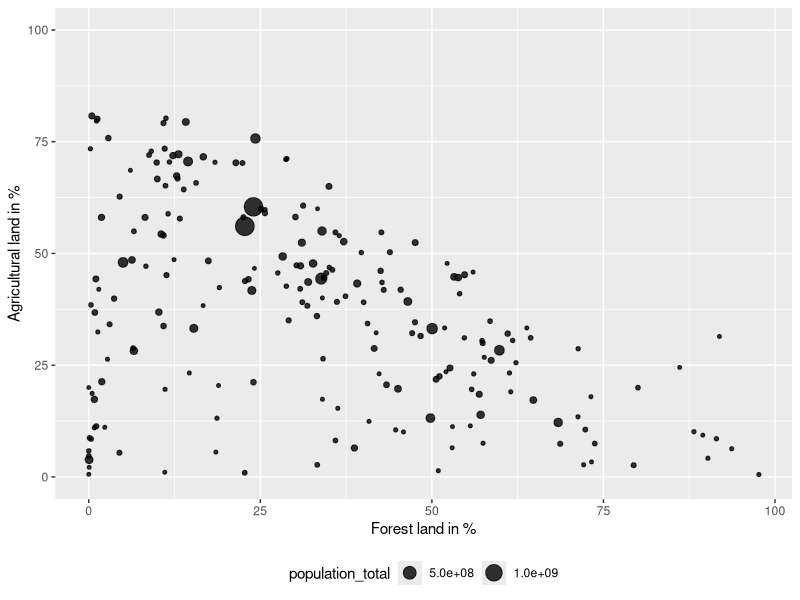
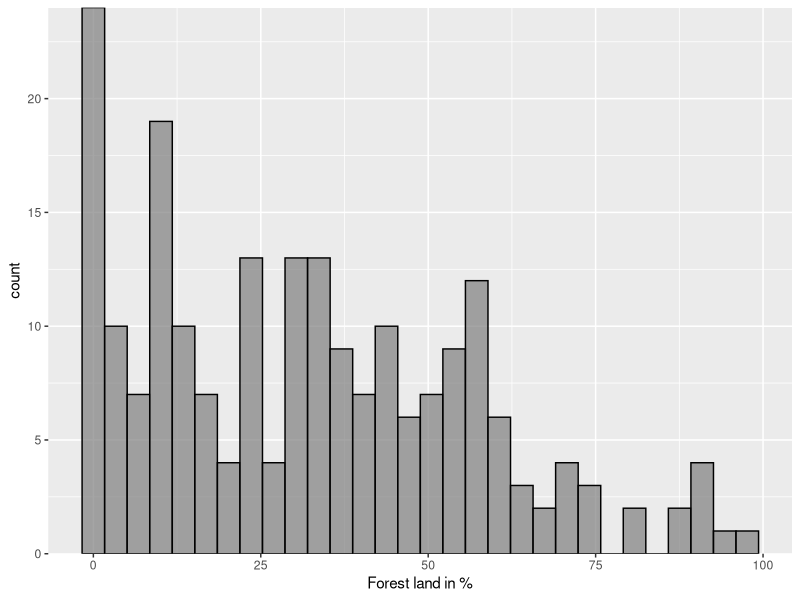
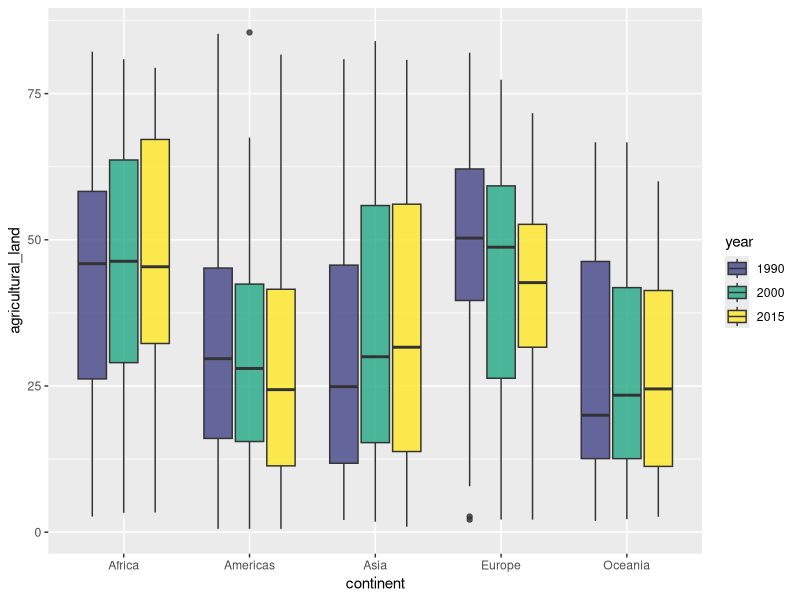

Write the R code that produced these figures, in order.
library(tidyverse)
library(patchwork)
# install.packages("devtools")
# devtools::install_github("thomasp85/patchwork")

world_bank_countries <- read_csv("data/world_bank_countries.csv")


# Theme -------------------------------------------------------------------
base_theme <- theme(
  plot.margin = unit(rep(1, 4), "cm"),
  plot.title = element_text(size = 15),
  plot.subtitle = element_text(margin = margin(b = 10), size = 13),
  axis.title.x = element_text(margin = margin(t = 10)),
  axis.title.y = element_text(margin = margin(r = 10)),
  axis.line = element_line(color = "black"),
  panel.background = element_blank(),
  panel.grid = element_blank(),
  legend.position = "bottom",
  legend.text = element_text(size = 10),
  legend.key = element_rect(fill = NA),
  axis.text = element_text(size = 12, color = "black"),
  axis.title = element_text(face = "bold", size = 12)
)

set_base_theme <- function() {
  theme_set(theme_grey(base_size = 12) +
              base_theme)
}

set_default_theme <- function() {
  theme_set(theme_grey())
}

# Plots -------------------------------------------------------------------
(fl1 <- world_bank_countries %>% 
    filter(year == 2017) %>% 
    ggplot(aes(x = forest_land, y = agricultural_land,
               size = population_total)) + 
    geom_point(alpha = .8) +
    scale_y_continuous(limits = c(0, 100)) +
    theme(
      legend.position = "bottom"
    ) +
    labs(
      x = "Forest land in %",
      y = "Agricultural land in %"
    ))

(fl2 <- world_bank_countries %>% 
    filter(year == 2017) %>% 
    ggplot(aes(x = forest_land)) +
    geom_histogram(fill = "grey50", color = "black", alpha = .7) +
    scale_y_continuous(expand = expansion(0)) +
    labs(
      x = "Forest land in %"
    ))


(fl3 <- world_bank_countries %>% 
    mutate(year = as.factor(year)) %>% 
    filter(year %in% c(1990, 2000, 2015)) %>%
    ggplot(aes(x = continent, y = agricultural_land, fill = year)) +
    geom_boxplot(alpha = .8) +
    scale_fill_viridis_d(begin = 0.2)
  )
